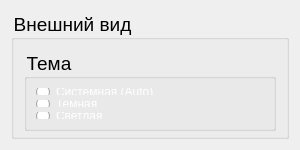
<?xml version="1.0" encoding="UTF-8"?>
<ui version="4.0">
 <class>settings</class>
 <widget class="QDialog" name="settings">
  <property name="geometry">
   <rect>
    <x>0</x>
    <y>0</y>
    <width>300</width>
    <height>150</height>
   </rect>
  </property>
  <property name="sizePolicy">
   <sizepolicy hsizetype="Fixed" vsizetype="Fixed">
    <horstretch>0</horstretch>
    <verstretch>0</verstretch>
   </sizepolicy>
  </property>
  <property name="minimumSize">
   <size>
    <width>300</width>
    <height>150</height>
   </size>
  </property>
  <property name="maximumSize">
   <size>
    <width>300</width>
    <height>150</height>
   </size>
  </property>
  <property name="windowTitle">
   <string>Dialog</string>
  </property>
  <property name="styleSheet">
   <string notr="true">QMainWindow {
	background-color: palette(window);
}
QStatusBar {
	background-color: palette(window);
}
QGroupBox {
	background: None;
	font-family: &quot;Inter&quot;, sans-serif;
	font-size: 14pt;
}
QRadioButton {
    color: palette(highlighted-text); 
    font-weight: normal;
}

QRadioButton:checked {
	color: palette(highlighted-text);
	font-weight: bold;
}</string>
  </property>
  <layout class="QVBoxLayout" name="verticalLayout">
   <item>
    <widget class="QGroupBox" name="appearance_groupBox">
     <property name="title">
      <string>Внешний вид</string>
     </property>
     <layout class="QVBoxLayout" name="verticalLayout_2">
      <property name="leftMargin">
       <number>10</number>
      </property>
      <property name="topMargin">
       <number>10</number>
      </property>
      <property name="rightMargin">
       <number>10</number>
      </property>
      <property name="bottomMargin">
       <number>5</number>
      </property>
      <item>
       <widget class="QGroupBox" name="theme_groupBox">
        <property name="sizePolicy">
         <sizepolicy hsizetype="Preferred" vsizetype="Fixed">
          <horstretch>0</horstretch>
          <verstretch>0</verstretch>
         </sizepolicy>
        </property>
        <property name="maximumSize">
         <size>
          <width>16777215</width>
          <height>120</height>
         </size>
        </property>
        <property name="title">
         <string>Тема</string>
        </property>
        <layout class="QVBoxLayout" name="verticalLayout_3">
         <property name="spacing">
          <number>5</number>
         </property>
         <item>
          <widget class="QRadioButton" name="system_theme_radioButton">
           <property name="font">
            <font>
             <bold>false</bold>
            </font>
           </property>
           <property name="text">
            <string>Системная (Auto)</string>
           </property>
          </widget>
         </item>
         <item>
          <widget class="QRadioButton" name="dark_theme_radioButton">
           <property name="text">
            <string>Темная</string>
           </property>
          </widget>
         </item>
         <item>
          <widget class="QRadioButton" name="light_theme_radioButton">
           <property name="text">
            <string>Светлая</string>
           </property>
          </widget>
         </item>
        </layout>
       </widget>
      </item>
     </layout>
    </widget>
   </item>
  </layout>
 </widget>
 <resources/>
 <connections/>
</ui>
